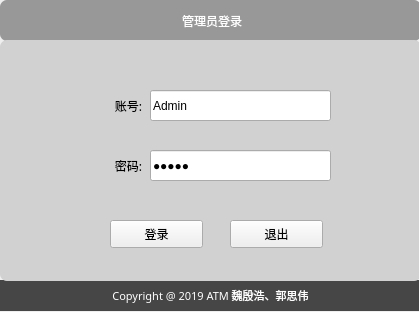
<?xml version="1.0" encoding="UTF-8"?>
<ui version="4.0">
 <class>Login</class>
 <widget class="QWidget" name="Login">
  <property name="geometry">
   <rect>
    <x>0</x>
    <y>0</y>
    <width>419</width>
    <height>312</height>
   </rect>
  </property>
  <property name="windowTitle">
   <string>ATM自动终端后台管理系统</string>
  </property>
  <widget class="QLabel" name="label_2">
   <property name="geometry">
    <rect>
     <x>0</x>
     <y>280</y>
     <width>421</width>
     <height>31</height>
    </rect>
   </property>
   <property name="font">
    <font>
     <family>黑体</family>
     <pointsize>8</pointsize>
    </font>
   </property>
   <property name="styleSheet">
    <string notr="true">
color: rgb(255, 255, 255);
background-color: rgb(70, 70, 70);</string>
   </property>
   <property name="text">
    <string>Copyright @ 2019 ATM 魏殷浩、郭思伟</string>
   </property>
   <property name="alignment">
    <set>Qt::AlignCenter</set>
   </property>
  </widget>
  <widget class="QLabel" name="label_3">
   <property name="geometry">
    <rect>
     <x>0</x>
     <y>0</y>
     <width>421</width>
     <height>41</height>
    </rect>
   </property>
   <property name="styleSheet">
    <string notr="true">background-color: rgb(152, 152, 152);
color: rgb(255, 255, 255);
border-width: 5px 5px 5px 5px;
border-radius:7px; </string>
   </property>
   <property name="text">
    <string> 管理员登录</string>
   </property>
   <property name="alignment">
    <set>Qt::AlignCenter</set>
   </property>
  </widget>
  <widget class="QLabel" name="label_4">
   <property name="geometry">
    <rect>
     <x>0</x>
     <y>40</y>
     <width>421</width>
     <height>241</height>
    </rect>
   </property>
   <property name="styleSheet">
    <string notr="true">background-color: rgb(209, 209, 209);
color: rgb(255, 255, 255);
border-width: 5px 5px 5px 5px;
border-radius:7px; </string>
   </property>
   <property name="text">
    <string/>
   </property>
  </widget>
  <widget class="QPushButton" name="Btn_Login">
   <property name="geometry">
    <rect>
     <x>110</x>
     <y>220</y>
     <width>93</width>
     <height>28</height>
    </rect>
   </property>
   <property name="text">
    <string>登录</string>
   </property>
  </widget>
  <widget class="QPushButton" name="Btn_close">
   <property name="geometry">
    <rect>
     <x>230</x>
     <y>220</y>
     <width>93</width>
     <height>28</height>
    </rect>
   </property>
   <property name="text">
    <string>退出</string>
   </property>
  </widget>
  <widget class="QLabel" name="label_5">
   <property name="geometry">
    <rect>
     <x>70</x>
     <y>80</y>
     <width>72</width>
     <height>51</height>
    </rect>
   </property>
   <property name="font">
    <font>
     <family>黑体</family>
    </font>
   </property>
   <property name="text">
    <string>账号:</string>
   </property>
   <property name="alignment">
    <set>Qt::AlignRight|Qt::AlignTrailing|Qt::AlignVCenter</set>
   </property>
  </widget>
  <widget class="QLabel" name="label_6">
   <property name="geometry">
    <rect>
     <x>70</x>
     <y>140</y>
     <width>72</width>
     <height>51</height>
    </rect>
   </property>
   <property name="font">
    <font>
     <family>黑体</family>
    </font>
   </property>
   <property name="text">
    <string>密码:</string>
   </property>
   <property name="alignment">
    <set>Qt::AlignRight|Qt::AlignTrailing|Qt::AlignVCenter</set>
   </property>
  </widget>
  <widget class="QLineEdit" name="led_UserNum">
   <property name="geometry">
    <rect>
     <x>150</x>
     <y>90</y>
     <width>181</width>
     <height>31</height>
    </rect>
   </property>
   <property name="text">
    <string>Admin</string>
   </property>
  </widget>
  <widget class="QLineEdit" name="Led_UserPwd">
   <property name="geometry">
    <rect>
     <x>150</x>
     <y>150</y>
     <width>181</width>
     <height>31</height>
    </rect>
   </property>
   <property name="text">
    <string>Admin</string>
   </property>
   <property name="echoMode">
    <enum>QLineEdit::Password</enum>
   </property>
  </widget>
 </widget>
 <resources/>
 <connections/>
</ui>
